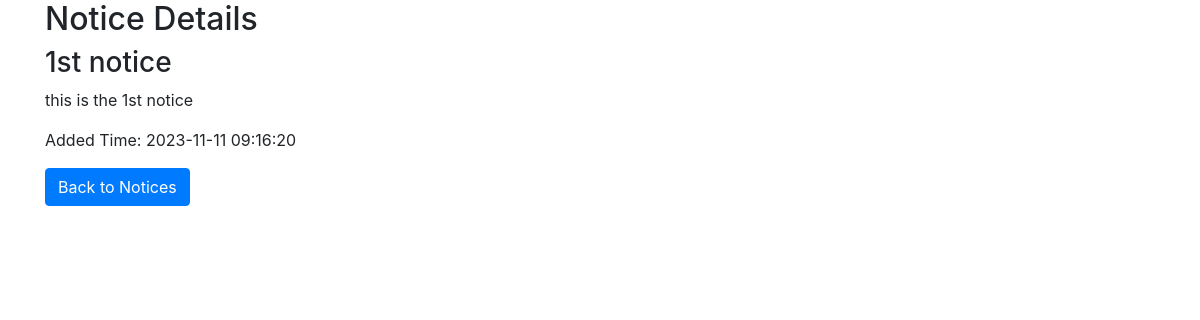
The app's page /read_more_notice.php?id=1 with its own data.
### tables this page shows
CREATE TABLE `notices` (
  `notice_id` int(11) NOT NULL,
  `title` varchar(255) NOT NULL,
  `body` text NOT NULL,
  `added_time` datetime NOT NULL
);

### read_more_notice.php (the view, shortened to what this page needs)
<!DOCTYPE html>
<html lang="en">
<head>
    <link rel="stylesheet" href="https://stackpath.bootstrapcdn.com/bootstrap/4.5.2/css/bootstrap.min.css">
</head>
<body>
    <div class="container">
        <h2>Notice Details</h2>
        <?php
        include 'db_connection.php';
        if ($_SERVER["REQUEST_METHOD"] == "GET" && isset($_GET['id'])) {
            $notice_id = $_GET['id'];
            $query = "SELECT * FROM notices WHERE notice_id = ?";
            $stmt = mysqli_prepare($connection, $query);
            mysqli_stmt_bind_param($stmt, 'i', $notice_id);
            mysqli_stmt_execute($stmt);
            $result = mysqli_stmt_get_result($stmt);
            if ($row = mysqli_fetch_assoc($result)) {
                echo "<h3>{$row['title']}</h3>";
                echo "<p>{$row['body']}</p>";
                echo "<p>Added Time: {$row['added_time']}</p>";
            } else {
                echo "Notice not found.";
            }
        } else {
            echo "Invalid request.";
        }
        ?>
        <a href="admin_notices.php" class="btn btn-primary">Back to Notices</a>
    </div>
</body>
</html>

### records on screen
notices: title "1st notice", body "this is the 1st notice", added_time "2023-11-11 09:16:20"
